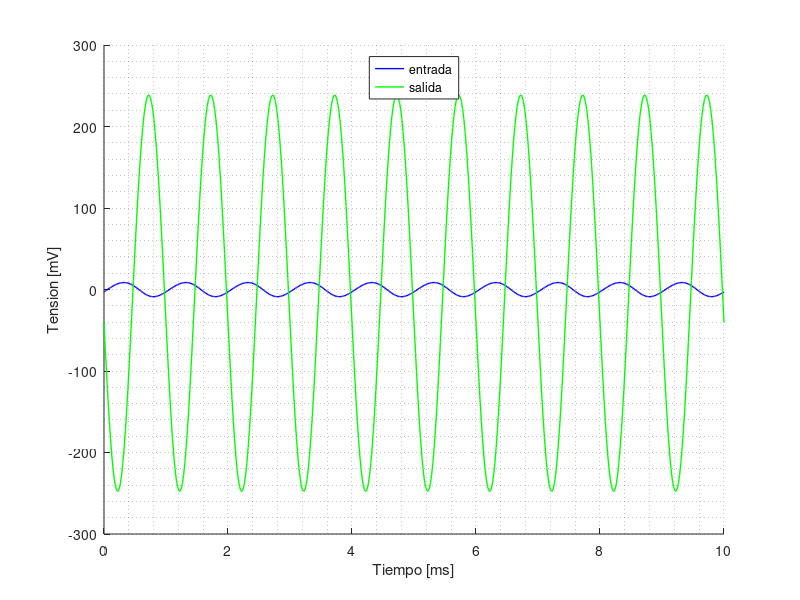

Write MATLAB code to recreate this figure.
close all;
clear all;

Medicion=dlmread('tp4.txt','\t',1,0);
tiempo = Medicion(:,1);
tiempo = tiempo*1e3; #de s a ms
vin = Medicion(:,2);
vin = vin*1e3; #de V a mV
vout = Medicion(:,3);
vout = vout*1e3; #de V a mV

figure
hold on
plot(tiempo,vin,'b-','Linewidth',1)
plot(tiempo,vout,'g-','Linewidth',1)
legend('entrada',
		'salida',
	   'Location','North')

xlabel('Tiempo [ms]')
ylabel('Tension [mV]')
axis([0 10 -300 300])
grid minor

print('grafico.png','-dpng');

vout_max = max(vout)
vout_min = min(vout)
